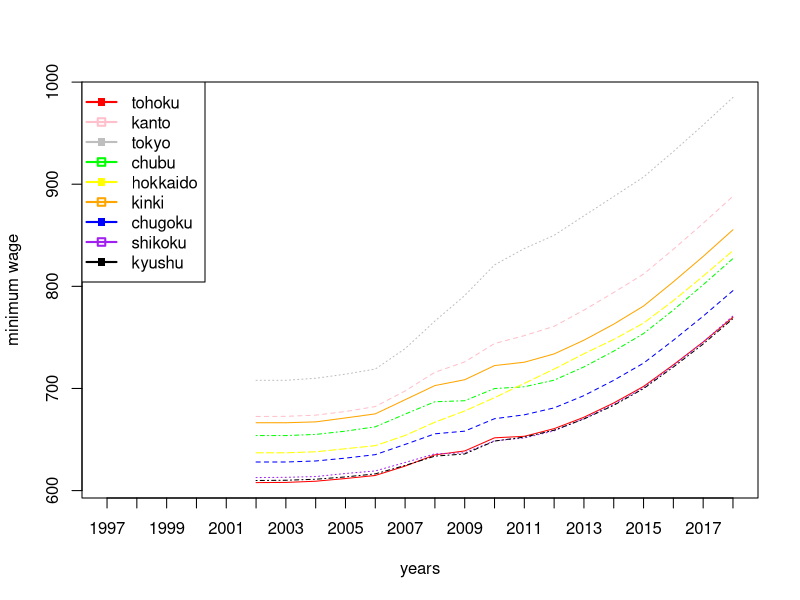
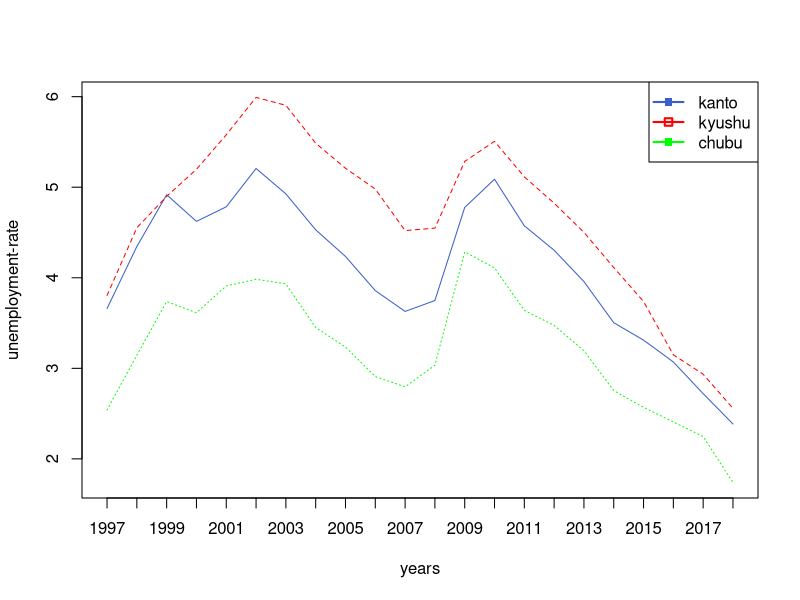
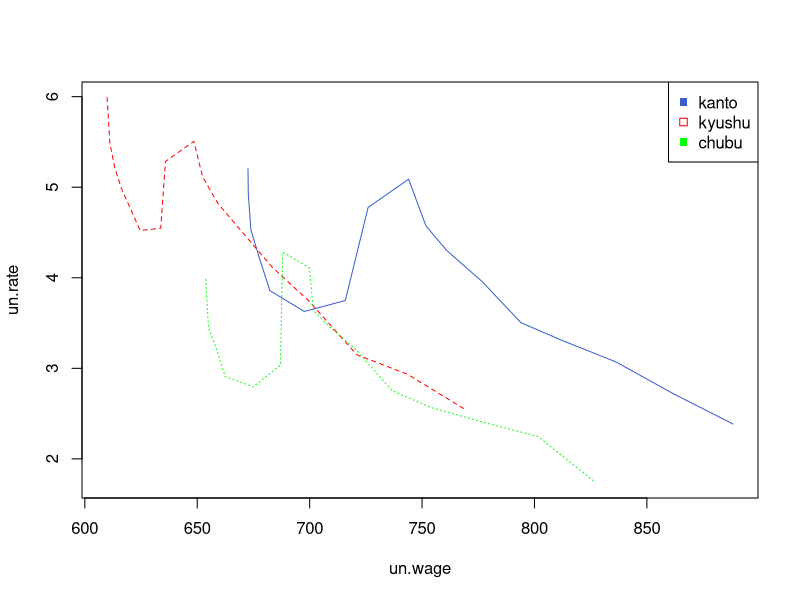
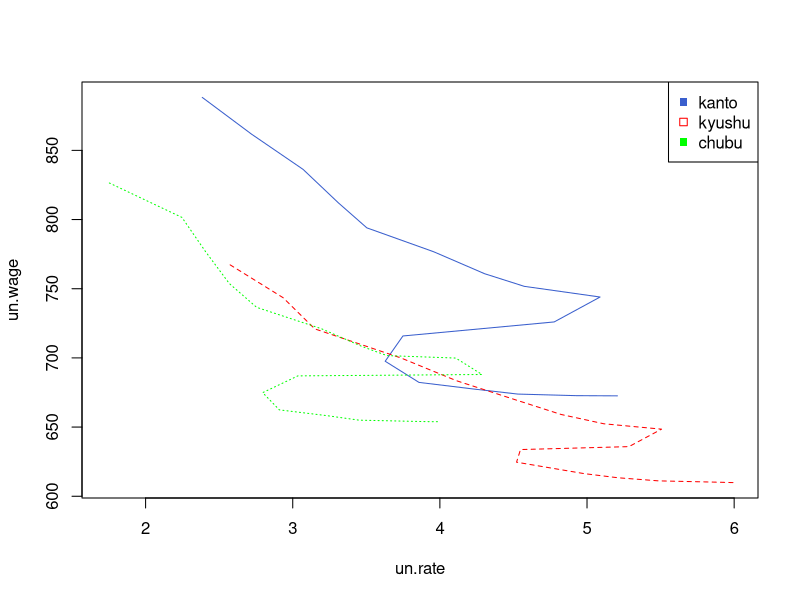

Reproduce these figures in R, in order.
getwd()
setwd("/Users/karen/Desktop/計量政治分析")
hyou <- read.csv("keiryo2.csv")
hokkaido<- subset(hyou,subset=(pref == "北海道"))
tohoku<- subset(hyou,subset=c(pref == "青森県"|pref == "秋田県"|pref =="岩手県"|pref =="山形県"|pref =="宮城県"|pref =="福島県"))
kanto <- subset(hyou,subset=c(pref == "茨城県"|pref == "栃木県"|pref =="群馬県"|pref =="埼玉県"|pref =="千葉県"|pref =="神奈川県"|pref =="東京都"))
tokyo<- subset(hyou,subset=(pref == "東京都"))
chubu <- subset(hyou,subset=c(pref == "新潟県"|pref == "富山県"|pref =="石川県"|pref =="福井県"|pref =="山梨県"|pref =="静岡県"|pref =="長野県"|pref=="愛知県"|pref=="岐阜県"))
kinki <- subset(hyou,subset=c(pref == "滋賀県"|pref == "三重県"|pref =="京都府"|pref =="大阪府"|pref =="奈良県"|pref =="和歌山県"|pref =="兵庫県"))
chugoku <- subset(hyou,subset=c(pref == "鳥取県"|pref =="岡山県"|pref =="広島県"|pref =="島根県"|pref =="山口県"))
shikoku <- subset(hyou,subset=c(pref == "香川県"|pref =="徳島県"|pref =="愛媛県"|pref =="高知県"))
kyushu <- subset(hyou,subset=c(pref == "福岡県"|pref =="佐賀県"|pref =="大分県"|pref =="長崎県"|pref =="熊本県"|pref =="宮崎県"|pref =="鹿児島県"|pref =="沖縄県"))

1.
tohoku.wage <- tapply(tohoku$mini.wage, tohoku$year, mean)
kanto.wage <- tapply(kanto$mini.wage, kanto$year, mean)
tokyo.wage <- tapply(tokyo$mini.wage, tokyo$year, mean)
chubu.wage <- tapply(chubu$mini.wage, chubu$year, mean)
hokkaido.wage <- tapply(hokkaido$mini.wage, hokkaido$year, mean)
kinki.wage <- tapply(kinki$mini.wage, kinki$year, mean)
chugoku.wage <- tapply(chugoku$mini.wage, chugoku$year, mean)
shikoku.wage <- tapply(shikoku$mini.wage, shikoku$year, mean)
kyushu.wage <- tapply(kyushu$mini.wage, kyushu$year, mean)
pref.wage <- cbind(tohoku.wage,kanto.wage,tokyo.wage,chubu.wage,hokkaido.wage,kinki.wage,chugoku.wage,shikoku.wage,kyushu.wage)
year <- unique(hyou$year)
matplot(year,pref.wage,type="l",col = c("red","pink","gray","green","yellow","orange","blue","purple","black"),xlab="years",ylab="minimum wage",xaxp=c(1997,2018,21))
legend("topleft", legend=c("tohoku","kanto", "tokyo" ,"chubu","hokkaido","kinki","chugoku","shikoku","kyushu"),col=c("red","pink","gray","green","yellow","orange","blue","purple","black"), pch=c(15,0), lwd=2, lty=1)

un.wage <- cbind(kanto.wage,kyushu.wage,chubu.wage)

2.#失業率を出す

kanto.rate<- tapply(kanto$unemployed, kanto$year, mean) / tapply(kanto$force.pop, kanto$year, mean) *100
kyushu.rate<- tapply(kyushu$unemployed, kyushu$year, mean) / tapply(kyushu$force.pop, kyushu$year, mean) *100
chubu.rate<- tapply(chubu$unemployed, chubu$year, mean) / tapply(chubu$force.pop, chubu$year, mean) *100
un.rate <- cbind(kanto.rate,kyushu.rate,chubu.rate)
un.rate
#plot(year,kanto.rate,type = "b",xlab="years",ylab="unemployment-rate",xlim=c(1997,2018),ylim = c(2.0,6.0),xaxp=c(1997,2018,21))
#plot(year,kyushu.rate,type = "b",xlab="years",ylab="unemployment-rate",xlim=c(1997,2018),ylim = c(2.0,6.0),xaxp=c(1997,2018,21))
#plot(year,chubu.rate,type = "b",xlab="years",ylab="unemployment-rate",xlim=c(1997,2018),ylim = c(2.0,6.0),xaxp=c(1997,2018,21))

3.#失業率と最低賃金の相関性
matplot(year,un.rate,type = "l",col=c("royalblue3","red","green"),xlab="years",ylab="unemployment-rate",xlim=c(1997,2018),xaxp=c(1997,2018,21))
legend("topright", legend=c("kanto", "kyushu","chubu"),col=c("royalblue3","red","green"), pch=c(15,0), lwd=2, lty=1)
matplot(un.wage,un.rate,col = c("royalblue3","red","green"),type="l")
legend("topright", legend=c("kanto","kyushu", "chubu"),col = c("royalblue3","red","green"),pch=c(15,0))
matplot(un.rate,un.wage,col = c("royalblue3","red","green"),type="l")
legend("topright", legend=c("kanto","kyushu", "chubu"),col = c("royalblue3","red","green"),pch=c(15,0))





